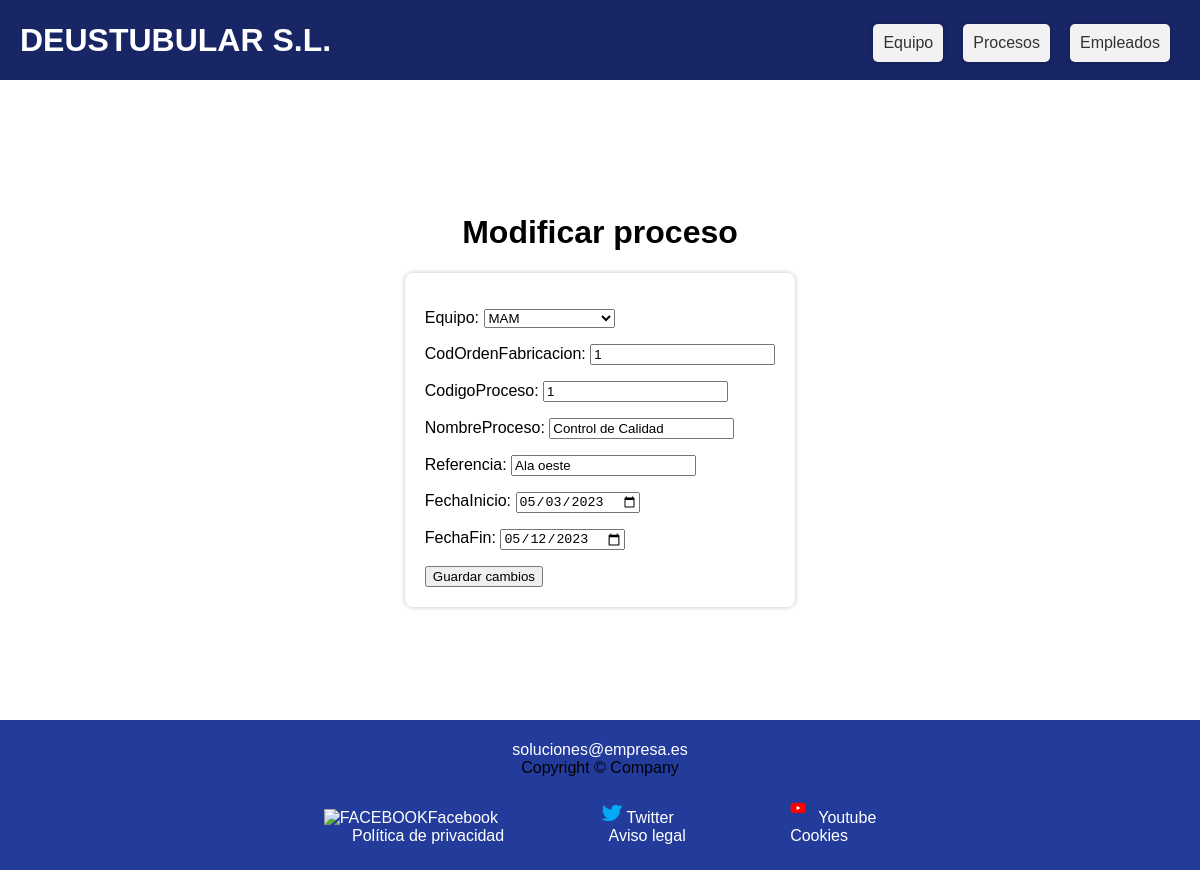
/appdeustutub/proceso/modificar/14/, run on the app's committed database.
### appdeustutub/models.py (models this page shows, shortened)
class Proceso(models.Model):
    equipo = models.ForeignKey(Equipo, on_delete=models.CASCADE)
    codOrdenFabricacion = models.IntegerField(default=0)
    codigoProceso = models.IntegerField(default=0)
    nombreProceso = models.CharField(max_length=100)
    referencia = models.CharField(max_length=100)
    fechaInicio = models.DateField()
    fechaFin = models.DateField()

### appdeustutub/views.py (the view)
# urls.py: path('proceso/modificar/<int:proceso_id>/', views.modificar_proceso, name='modificar_proceso'),
def modificar_proceso(request, proceso_id):
    proceso = get_object_or_404(Proceso, pk=proceso_id)
    if request.method == 'POST':
        form = ProcesoForm(request.POST, instance=proceso)
        if form.is_valid():
            form.save()
            return redirect('detail_proceso', proceso_id=proceso_id)
    else:
        form = ProcesoForm(instance=proceso)
    return render(request, 'modificar_proceso.html', {'form': form})

### appdeustutub/forms.py
class ProcesoForm(forms.ModelForm):
    class Meta:
        model = Proceso
        fields = ['equipo', 'codOrdenFabricacion', 'codigoProceso', 'nombreProceso', 'referencia', 'fechaInicio', 'fechaFin']
        widgets = {
            'fechaInicio': forms.DateInput(attrs={'type': 'date'}),
            'fechaFin': forms.DateInput(attrs={'type': 'date'})
        }

### appdeustutub/models.py (called while the page is built)
    def __str__(self):
        return self.marca

### appdeustutub/templates/modificar_proceso.html (shortened to what this page needs)
{% extends "base.html" %}
{% load static %}
{% block contenido %}
<div id="content">
    <h1>Modificar proceso</h1>
    <form id="formulario" method="POST">
        {{ form.as_p }}
        <button type="submit">Guardar cambios</button>
    </form>
</div>
{% endblock %}

### static/css/style.css (style rules this page uses)
body { margin: 0; padding: 0; font-family: Arial, Helvetica, sans-serif; }
h1, h2 { text-align: center; }
#content { display: flex; flex-direction: column; align-items: center; justify-content: center; min-height: 80vh; }
form { box-shadow: 0px 0px 5px 0px rgb(192, 192, 192); border-radius: 0.5rem; padding: 20px; line-height: 15px; font-family: Arial, Helvetica, sans-serif; }

### data on the page
Proceso: equipo "MAM", codOrdenFabricacion "1", codigoProceso "1", nombreProceso "Control de Calidad", referencia "Ala oeste", fechaInicio "05/03/2023", fechaFin "05/12/2023"
